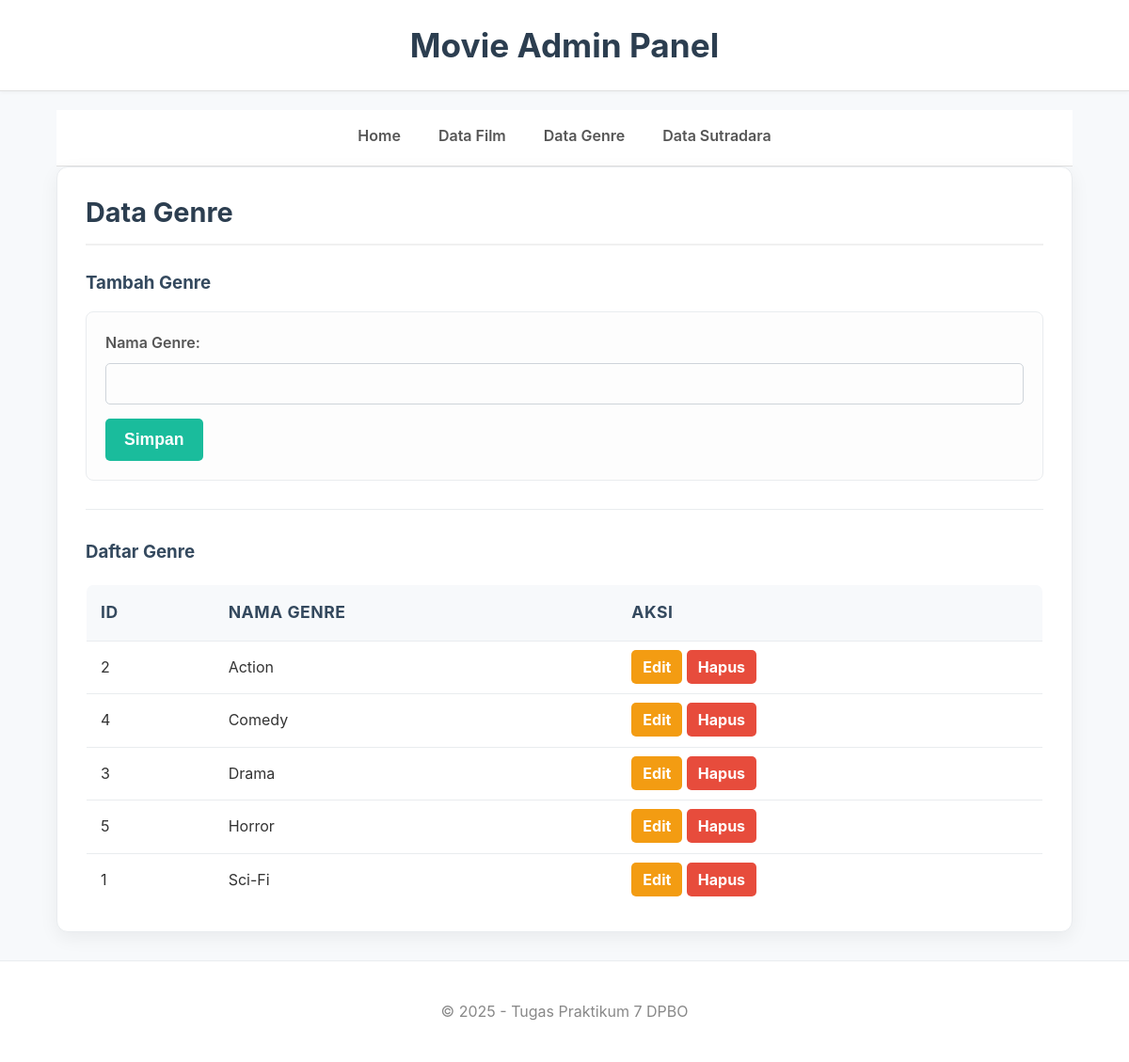
The page /index.php?page=genre on the database its author committed.
### tables this page shows
CREATE TABLE tbl_genre (
    id_genre INT AUTO_INCREMENT PRIMARY KEY,
    nama_genre VARCHAR(50) NOT NULL UNIQUE
);

### class/Genre.php (called while the page is built, shortened)
<?php
class Genre {
    private $conn;
    private $table_name = "tbl_genre";
    public function __construct($db) {
        $this->conn = $db;
    }
    public function read() {
        $query = "SELECT * FROM " . $this->table_name;
        $stmt = $this->conn->prepare($query);
        $stmt->execute();
        return $stmt;
    }
}
?>

### view/genre.php (the view, shortened to what this page needs)
<?php
include_once 'class/Genre.php';
$database = new Database();
$db = $database->getConnection();
$genre = new Genre($db);
$edit_id = isset($_GET['edit_id']) ? $_GET['edit_id'] : '';
$data_edit = null;
$stmt = $genre->read();
?>
<div class="content">
    <h2>Data Genre</h2>
    <h3><?php echo $edit_id ? 'Edit' : 'Tambah'; ?> Genre</h3>
    <form action="index.php?page=genre" method="POST">
        <label>Nama Genre:</label>
        <input type="text" name="nama_genre" value="<?php echo $edit_id ? $data_edit['nama_genre'] : ''; ?>" required>
        <button type="submit"><?php echo $edit_id ? 'Update' : 'Simpan'; ?></button>
    </form>
    <hr>
    <h3>Daftar Genre</h3>
    <table>
        <thead> <tr> <th>ID</th> <th>Nama Genre</th> <th>Aksi</th> </tr> </thead>
        <tbody>
            <?php while ($row = $stmt->fetch(PDO::FETCH_ASSOC)): extract($row); ?>
            <tr>
                <td><?php echo $id_genre; ?></td>
                <td><?php echo $nama_genre; ?></td>
                <td>
                    <a href='index.php?page=genre&edit_id=<?php echo $id_genre; ?>' class='btn-edit'>Edit</a>
                    <a href='index.php?page=genre&delete_id=<?php echo $id_genre; ?>' onclick='return confirm("Yakin?")' class='btn-delete'>Hapus</a>
                </td>
            </tr>
            <?php endwhile; ?>
        </tbody>
    </table>
</div>

### style.css (style rules this page uses)
* { box-sizing: border-box; }
body { margin: 0; padding: 0; font-family: -apple-system, BlinkMacSystemFont, "Segoe UI", Roboto, "Helvetica Neue", Arial, sans-serif; background-color: #f7f9fb; color: #333; line-height: 1.6; }
.content h2 { color: #2c3e50; margin-top: 0; padding-bottom: 10px; border-bottom: 2px solid #f0f0f0; font-size: 1.8em; }
.content h3 { color: #34495e; margin-top: 25px; margin-bottom: 15px; }
hr { border: 0; height: 1px; background: #e9ecef; margin: 30px 0; }
form { border: 1px solid #e9ecef; padding: 20px; border-radius: 8px; background: #fdfdfd; }
form label { display: block; margin-bottom: 8px; font-weight: 600; color: #555; }
form input[type="text"], form input[type="number"], form input[type="email"], form select { width: 100%; padding: 12px 15px; margin-bottom: 15px; border: 1px solid #ced4da; border-radius: 5px; font-size: 1em; background-color: #fdfdfd; color: #333; transition: all 0.3s ease; }
form button { background-color: #1abc9c; color: white; padding: 12px 20px; border: none; border-radius: 5px; cursor: pointer; font-size: 1.1em; font-weight: bold; transition: background-color 0.3s ease; }
table { width: 100%; border-collapse: collapse; margin-top: 20px; border-radius: 8px; overflow: hidden; border: 1px solid #e9ecef; }
table th, table td { padding: 15px; text-align: left; border-bottom: 1px solid #e9ecef; }
table th { background-color: #f7f9fb; color: #34495e; font-size: 1.1em; text-transform: uppercase; letter-spacing: 0.5px; }
table tbody tr { background-color: #ffffff; transition: background-color 0.2s ease; }
.btn-edit { background-color: #f39c12; color: white; padding: 8px 12px; text-decoration: none; border-radius: 5px; font-weight: bold; transition: background-color 0.2s ease; }
.btn-delete { background-color: #e74c3c; color: white; padding: 8px 12px; text-decoration: none; border-radius: 5px; font-weight: bold; transition: background-color 0.2s ease; }

### rows shown on the page
tbl_genre: id_genre "2", nama_genre "Action"
tbl_genre: id_genre "4", nama_genre "Comedy"
tbl_genre: id_genre "3", nama_genre "Drama"
tbl_genre: id_genre "5", nama_genre "Horror"
tbl_genre: id_genre "1", nama_genre "Sci-Fi"
